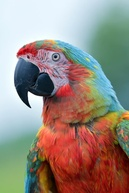
#> input picture DIP/Digital-Image-Processing-main/DAY 04/sample_color.jpg, 129 x 193 px, shrunk from 494 x 740 before the run
$ jupyter execute Code.ipynb
#> lines starting #> are read from the running program, lines starting #| are printed output that depends on the picture
[cell 1]
import numpy as np
import matplotlib.pyplot as plt
import cv2
from PIL import Image

[cell 2]
img_pil = Image.open("sample_color.jpg")
#> img_pil is the input picture: PIL image 129x193 RGB; mean R, G, B 151.4, 138.2, 128.7
img_pil_arr = np.array(img_pil)

[cell 3]
print(img_pil_arr.shape)
#| (193, 129, 3)

[cell 4]
print(img_pil_arr.dtype)
#| uint8

[cell 5]
plt.imshow(img_pil_arr)
plt.axis("off")
plt.show()

[cell 6]
img_cv = cv2.imread("sample_color.jpg")

[cell 7]
print(img_cv.shape)
#| (193, 129, 3)
print(img_cv.dtype)
#| uint8

[cell 8]
plt.imshow(img_cv)
plt.show()

[cell 9]
img_cv_rgb = cv2.cvtColor(img_cv, cv2.COLOR_BGR2RGB)
plt.imshow(img_cv_rgb)
plt.show()

[cell 10]
img_gray = cv2.imread("sample_gray.jpg", cv2.IMREAD_GRAYSCALE)
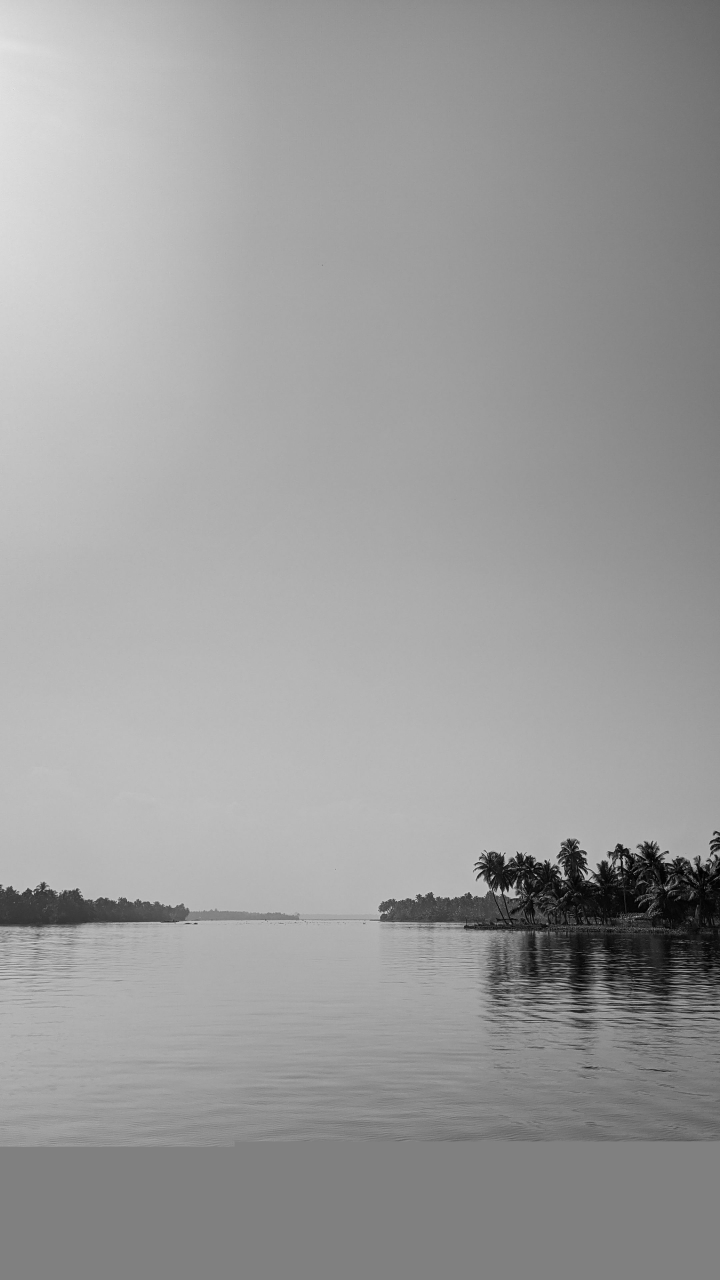
#> input picture DIP/Digital-Image-Processing-main/DAY 04/sample_gray.jpg, 2160 x 3840 px (shown at 1/3 size)
#> img_gray is the input picture: shape (3840, 2160); min 0, max 250, mean 156.4
print(img_gray.shape)
#| (3840, 2160)

[cell 11]
plt.imshow(img_gray, cmap='gray')
plt.axis("off")
plt.show()

[cell 12]
forced_gray = cv2.imread("sample_color.jpg", cv2.IMREAD_GRAYSCALE)
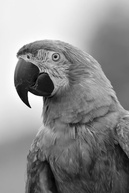
#> forced_gray: shape (193, 129); min 0, max 255, mean 141.1
plt.imshow(forced_gray, cmap='gray')
plt.axis('off')
plt.show()

[cell 13]
cv2.imwrite('color_to_gray.jpg', forced_gray)
#> Out = True
